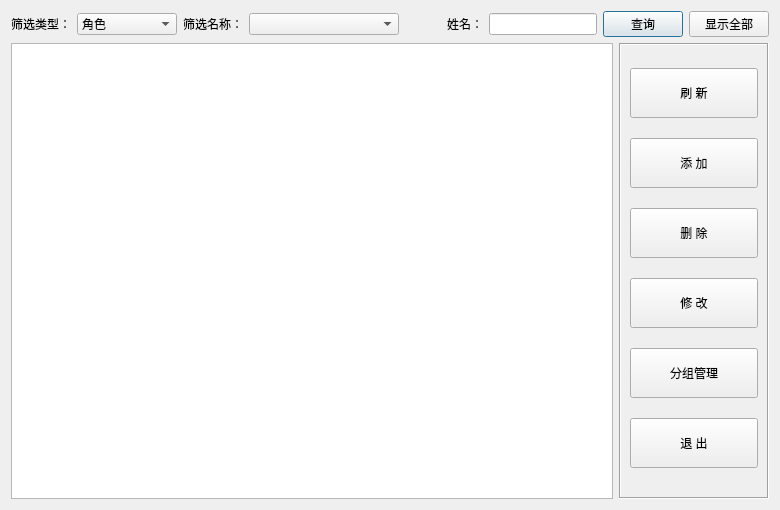
<?xml version="1.0" encoding="UTF-8"?>
<ui version="4.0">
 <class>CStudentInfoTable</class>
 <widget class="QDialog" name="CStudentInfoTable">
  <property name="geometry">
   <rect>
    <x>0</x>
    <y>0</y>
    <width>780</width>
    <height>510</height>
   </rect>
  </property>
  <property name="windowTitle">
   <string>学员用户信息管理</string>
  </property>
  <layout class="QVBoxLayout" name="verticalLayout_2">
   <item>
    <layout class="QHBoxLayout" name="horizontalLayout_2">
     <item>
      <widget class="QLabel" name="label_2">
       <property name="text">
        <string>筛选类型：</string>
       </property>
      </widget>
     </item>
     <item>
      <widget class="QComboBox" name="comboFilterType">
       <property name="minimumSize">
        <size>
         <width>100</width>
         <height>0</height>
        </size>
       </property>
       <item>
        <property name="text">
         <string>角色</string>
        </property>
       </item>
       <item>
        <property name="text">
         <string>性别</string>
        </property>
       </item>
       <item>
        <property name="text">
         <string>组名</string>
        </property>
       </item>
      </widget>
     </item>
     <item>
      <widget class="QLabel" name="label_3">
       <property name="text">
        <string>筛选名称：</string>
       </property>
      </widget>
     </item>
     <item>
      <widget class="QComboBox" name="comboFilter">
       <property name="minimumSize">
        <size>
         <width>150</width>
         <height>0</height>
        </size>
       </property>
      </widget>
     </item>
     <item>
      <layout class="QHBoxLayout" name="horizontalLayout">
       <item>
        <spacer name="horizontalSpacer">
         <property name="orientation">
          <enum>Qt::Horizontal</enum>
         </property>
         <property name="sizeHint" stdset="0">
          <size>
           <width>40</width>
           <height>20</height>
          </size>
         </property>
        </spacer>
       </item>
       <item>
        <widget class="QLabel" name="label">
         <property name="minimumSize">
          <size>
           <width>0</width>
           <height>0</height>
          </size>
         </property>
         <property name="text">
          <string>姓名：</string>
         </property>
        </widget>
       </item>
       <item>
        <widget class="QLineEdit" name="editName">
         <property name="maximumSize">
          <size>
           <width>150</width>
           <height>16777215</height>
          </size>
         </property>
        </widget>
       </item>
      </layout>
     </item>
     <item>
      <widget class="QPushButton" name="buttonSearch">
       <property name="styleSheet">
        <string notr="true">font: 12pt &quot;宋体&quot;;</string>
       </property>
       <property name="text">
        <string>查询</string>
       </property>
      </widget>
     </item>
     <item>
      <widget class="QPushButton" name="buttonShowAll">
       <property name="styleSheet">
        <string notr="true">font: 12pt &quot;宋体&quot;;</string>
       </property>
       <property name="text">
        <string>显示全部</string>
       </property>
      </widget>
     </item>
    </layout>
   </item>
   <item>
    <layout class="QHBoxLayout" name="horizontalLayout_3">
     <item>
      <widget class="QTableView" name="viewUserInfo"/>
     </item>
     <item>
      <widget class="QFrame" name="frame">
       <property name="minimumSize">
        <size>
         <width>150</width>
         <height>0</height>
        </size>
       </property>
       <property name="frameShape">
        <enum>QFrame::Box</enum>
       </property>
       <property name="frameShadow">
        <enum>QFrame::Sunken</enum>
       </property>
       <layout class="QVBoxLayout" name="verticalLayout">
        <item>
         <widget class="QPushButton" name="buttonRefresh">
          <property name="minimumSize">
           <size>
            <width>0</width>
            <height>50</height>
           </size>
          </property>
          <property name="styleSheet">
           <string notr="true">font: 14pt &quot;宋体&quot;;</string>
          </property>
          <property name="text">
           <string>刷 新</string>
          </property>
         </widget>
        </item>
        <item>
         <widget class="QPushButton" name="buttonAdd">
          <property name="minimumSize">
           <size>
            <width>0</width>
            <height>50</height>
           </size>
          </property>
          <property name="styleSheet">
           <string notr="true">font: 14pt &quot;宋体&quot;;</string>
          </property>
          <property name="text">
           <string>添 加</string>
          </property>
         </widget>
        </item>
        <item>
         <widget class="QPushButton" name="buttonDel">
          <property name="minimumSize">
           <size>
            <width>0</width>
            <height>50</height>
           </size>
          </property>
          <property name="styleSheet">
           <string notr="true">font: 14pt &quot;宋体&quot;;</string>
          </property>
          <property name="text">
           <string>删 除</string>
          </property>
         </widget>
        </item>
        <item>
         <widget class="QPushButton" name="buttonModify">
          <property name="minimumSize">
           <size>
            <width>0</width>
            <height>50</height>
           </size>
          </property>
          <property name="styleSheet">
           <string notr="true">font: 14pt &quot;宋体&quot;;</string>
          </property>
          <property name="text">
           <string>修 改</string>
          </property>
         </widget>
        </item>
        <item>
         <widget class="QPushButton" name="buttonGroups">
          <property name="minimumSize">
           <size>
            <width>0</width>
            <height>50</height>
           </size>
          </property>
          <property name="styleSheet">
           <string notr="true">font: 14pt &quot;宋体&quot;;</string>
          </property>
          <property name="text">
           <string>分组管理</string>
          </property>
         </widget>
        </item>
        <item>
         <widget class="QPushButton" name="buttonExit">
          <property name="minimumSize">
           <size>
            <width>0</width>
            <height>50</height>
           </size>
          </property>
          <property name="styleSheet">
           <string notr="true">font: 14pt &quot;宋体&quot;;</string>
          </property>
          <property name="text">
           <string>退 出</string>
          </property>
         </widget>
        </item>
       </layout>
      </widget>
     </item>
    </layout>
   </item>
  </layout>
 </widget>
 <tabstops>
  <tabstop>buttonSearch</tabstop>
  <tabstop>buttonRefresh</tabstop>
  <tabstop>buttonAdd</tabstop>
  <tabstop>buttonDel</tabstop>
  <tabstop>buttonModify</tabstop>
  <tabstop>buttonGroups</tabstop>
 </tabstops>
 <resources>
  <include location="../oappmain.qrc"/>
 </resources>
 <connections/>
</ui>
